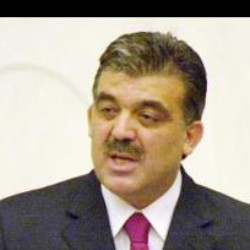
#> input picture project-3/dataset/LFW_Test/Abdullah_Gul/Abdullah_Gul_0001.jpg, 250 x 250 px; its folder holds only this picture in this run
$ python t3.py
#> lines starting #> are read from the running program, lines starting #| are printed output that depends on the picture
import os
import numpy as np
import matplotlib.pyplot as plt
from sklearn.decomposition import PCA
from sklearn.model_selection import train_test_split
from sklearn.neighbors import KNeighborsClassifier
from sklearn.metrics import accuracy_score
import cv2

# Function to load images from a given directory
def load_images_from_folder(folder, target_size=(64, 64)):
#> called with folder = 'dataset/LFW_Test/Abdullah_Gul', target_size = (64, 64)
    images = []
    for filename in os.listdir(folder):
        img = cv2.imread(os.path.join(folder, filename), cv2.IMREAD_GRAYSCALE)
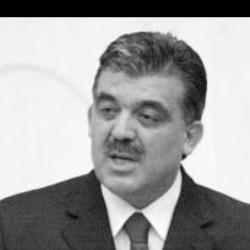
#> img: shape (250, 250); min 0, max 255, mean 157.8
        if img is not None:
            img = cv2.resize(img, target_size)  # Resize the image
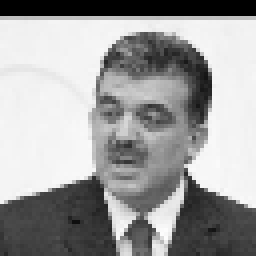
#> img: shape (64, 64) (shown 4 times larger); min 0, max 252, mean 158.4
            img = img.flatten()[:np.prod(target_size)]  # Flatten and truncate to the target size
#> img = 4096 values, max 252 at index 3689, min 0 at index 0, mean 158.4
            images.append(img)  # Add to the list
    return images

# Load celebrity faces dataset
celebrities_folder = 'dataset/LFW_Test'
celebrities = os.listdir(celebrities_folder)

X = []  # List to store the flattened images
y = []  # List to store the corresponding labels

for i, celebrity in enumerate(celebrities):
    celebrity_folder = os.path.join(celebrities_folder, celebrity)
    images = load_images_from_folder(celebrity_folder)
#> images = 1 item

    X.extend(images)
    y.extend([i] * len(images))  # Assign a label to each celebrity
#> pass 2 of the loop `for i, celebrity in enumerate(celebrities):`:
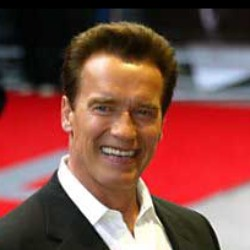
#> input picture project-3/dataset/LFW_Test/Arnold_Schwarzenegger/Arnold_Schwarzenegger_0006.jpg, 250 x 250 px
#> in load_images_from_folder (call 2), `img = cv2.imread(os.path.join(folder, filename), cv2.IMREAD_GRAYSCALE)`:
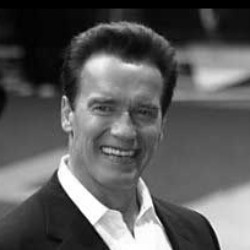
#> img: shape (250, 250); min 0, max 255, mean 91.1
#> in load_images_from_folder (call 2), `img = cv2.resize(img, target_size)`:
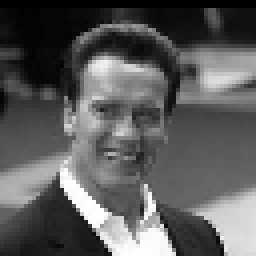
#> img: shape (64, 64) (shown 4 times larger); min 0, max 255, mean 91.1
#> in load_images_from_folder (call 2), `img = img.flatten()[:np.prod(target_size)]`: img = 4096 values, max 255 at index 2962, min 0 at index 0, mean 91.09

X = np.array(X)
y = np.array(y)
#> y = [0, 1]
print(len(X))
#| 2

# Split the data into training and testing sets
X_train, X_test, y_train, y_test = train_test_split(X, y, test_size=0.2)
#> y_train = [0]; y_test = [1]

# Normalize the data
X_train = X_train / 255.0
X_test = X_test / 255.0

# Apply PCA
n_components = 200
#> (the run stopped early here; a loop or call above may not have finished)
